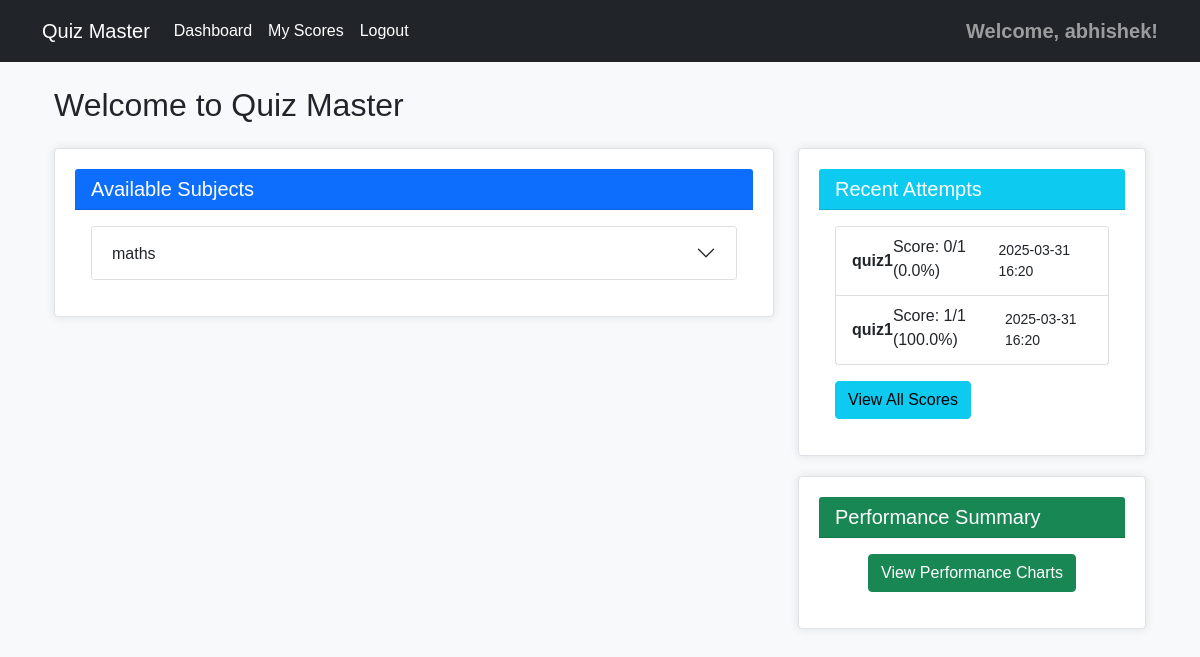
Page /quiz/dashboard (signed in) on the committed database.
### controllers/models.py (models this page shows)
class Subject(db.Model):
    id = db.Column(db.Integer, primary_key=True)
    name = db.Column(db.String(100), nullable=False)
    description = db.Column(db.Text, nullable=True)
    created_at = db.Column(db.DateTime, default=datetime.utcnow)
    chapters = db.relationship('Chapter', backref='subject', lazy=True, cascade='all, delete-orphan')

class QuizAttempt(db.Model):
    id = db.Column(db.Integer, primary_key=True)
    user_id = db.Column(db.Integer, db.ForeignKey('user.id'), nullable=False)
    quiz_id = db.Column(db.Integer, db.ForeignKey('quiz.id'), nullable=False)
    score = db.Column(db.Integer, nullable=False)
    total_questions = db.Column(db.Integer, nullable=False)
    attempt_date = db.Column(db.DateTime, default=datetime.utcnow)

class Quiz(db.Model):
    id = db.Column(db.Integer, primary_key=True)
    title = db.Column(db.String(100), nullable=False)
    description = db.Column(db.Text, nullable=True)
    chapter_id = db.Column(db.Integer, db.ForeignKey('chapter.id'), nullable=False)
    time_limit = db.Column(db.Integer, nullable=False)  # Time limit in minutes
    created_at = db.Column(db.DateTime, default=datetime.utcnow)
    questions = db.relationship('Question', backref='quiz', lazy=True, cascade='all, delete-orphan')
    attempts = db.relationship('QuizAttempt', backref='quiz', lazy=True)

### controllers/quiz_controller.py (the view)
@quiz_bp.route('/dashboard')
@login_required
def user_dashboard():
    user_id = session.get('user_id')
    subjects = Subject.query.all()
    recent_attempts = QuizAttempt.query.filter_by(user_id=user_id).order_by(QuizAttempt.attempt_date.desc()).limit(5).all()
    return render_template('quiz/user_dashboard.html', subjects=subjects, recent_attempts=recent_attempts)

### controllers/quiz_controller.py (called while the page is built)
def login_required(f):
    @wraps(f)
    def decorated_function(*args, **kwargs):
        if not session.get('user_id'):
            flash('Please log in first.', 'danger')
            return redirect(url_for('auth.login'))
        return f(*args, **kwargs)
    return decorated_function

### templates/quiz/user_dashboard.html (shortened to what this page needs)
{% extends 'base.html' %}
{% block content %}
<div class="container mt-4">
    <h2>Welcome to Quiz Master</h2>
    <div class="row mt-4">
        <div class="col-md-8">
            <div class="card">
                <div class="card-header bg-primary text-white">
                    <h5 class="card-title mb-0">Available Subjects</h5>
                </div>
                <div class="card-body">
                    {% if subjects %}
                        <div class="accordion" id="subjectAccordion">
                            {% for subject in subjects %}
                                <div class="accordion-item">
                                    <h2 class="accordion-header" id="heading{{ subject.id }}">
                                        <button class="accordion-button collapsed" type="button" data-bs-toggle="collapse" data-bs-target="#collapse{{ subject.id }}">
                                            {{ subject.name }}
                                        </button>
                                    </h2>
                                </div>
                            {% endfor %}
                        </div>
                    {% else %}
                        <p>No subjects available yet.</p>
                    {% endif %}
                </div>
            </div>
        </div>
        <div class="col-md-4">
            <div class="card">
                <div class="card-header bg-info text-white">
                    <h5 class="card-title mb-0">Recent Attempts</h5>
                </div>
                <div class="card-body">
                    {% if recent_attempts %}
                        <ul class="list-group">
                            {% for attempt in recent_attempts %}
                                <li class="list-group-item">
                                    <strong>{{ attempt.quiz.title }}</strong>
                                    <p class="mb-1">Score: {{ attempt.score }}/{{ attempt.total_questions }} ({{ (attempt.score / attempt.total_questions * 100) | round(2) }}%)</p>
                                    <small>{{ attempt.attempt_date.strftime('%Y-%m-%d %H:%M') }}</small>
                                </li>
                            {% endfor %}
                        </ul>
                        <div class="mt-3">
                            <a href="{{ url_for('quiz.scores') }}" class="btn btn-info">View All Scores</a>
                        </div>
                    {% else %}
                        <p>You haven't taken any quizzes yet.</p>
                    {% endif %}
                </div>
            </div>
            <div class="card mt-3">
                <div class="card-header bg-success text-white">
                    <h5 class="card-title mb-0">Performance Summary</h5>
                </div>
                <div class="card-body text-center">
                    <a href="{{ url_for('quiz.user_summary_chart') }}" class="btn btn-success">View Performance Charts</a>
                </div>
            </div>
        </div>
    </div>
</div>
{% endblock %}

### static/css/styles.css (style rules this page uses)
body { background-color: #f8f9fa; font-family: Arial, sans-serif; }
.card { border-radius: 10px; box-shadow: 0px 0px 10px rgba(0, 0, 0, 0.1); padding: 20px; margin-bottom: 20px; border: 1px solid #dee2e6; border-radius: 0.25rem; }
.card-title { font-size: 1.25rem; font-weight: 500; }
.list-group-item { display: flex; justify-content: space-between; align-items: center; }

### rows in the picture
Subject: name "maths"
QuizAttempt: quiz "quiz1", score "0", total_questions "1", (attempt.score/attempt.total_questions*100)|round(2) "0.0", attempt_date "2025-03-31 16:20"
QuizAttempt: quiz "quiz1", score "1", total_questions "1", (attempt.score/attempt.total_questions*100)|round(2) "100.0", attempt_date "2025-03-31 16:20"

### other values in the picture
{{ session.get('username') }} "abhishek"
